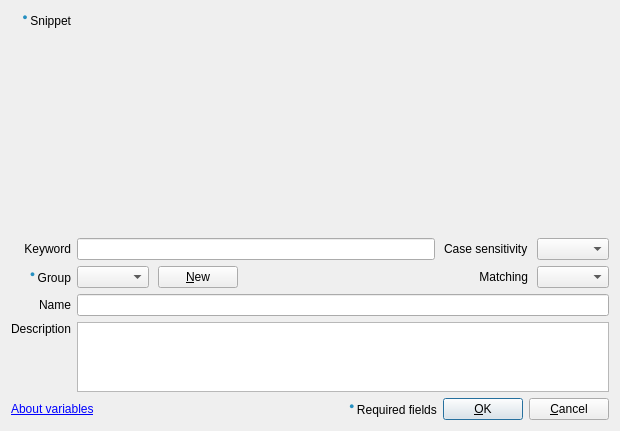
<?xml version="1.0" encoding="UTF-8"?>
<ui version="4.0">
 <class>ComboDialog</class>
 <widget class="QDialog" name="ComboDialog">
  <property name="geometry">
   <rect>
    <x>0</x>
    <y>0</y>
    <width>620</width>
    <height>431</height>
   </rect>
  </property>
  <property name="windowTitle">
   <string notr="true">#Dialog</string>
  </property>
  <layout class="QVBoxLayout" name="verticalLayout" stretch="1,0">
   <item>
    <layout class="QGridLayout" name="gridLayout" rowstretch="4,0,0,0,1">
     <item row="1" column="1">
      <layout class="QHBoxLayout" name="horizontalLayout_3" stretch="1,0,0">
       <property name="spacing">
        <number>9</number>
       </property>
       <item>
        <widget class="QLineEdit" name="editKeyword"/>
       </item>
       <item>
        <widget class="QLabel" name="labelCaseSensitivity">
         <property name="text">
          <string>Case sensitivity</string>
         </property>
        </widget>
       </item>
       <item>
        <widget class="QComboBox" name="comboCaseSensitivity"/>
       </item>
      </layout>
     </item>
     <item row="3" column="0">
      <widget class="QLabel" name="labelName">
       <property name="text">
        <string>&lt;html&gt;&lt;head/&gt;&lt;body&gt;&lt;p align=&quot;right&quot;&gt;Name&lt;/p&gt;&lt;/body&gt;&lt;/html&gt;</string>
       </property>
      </widget>
     </item>
     <item row="0" column="1">
      <widget class="ComboEditor" name="comboEditor" native="true">
       <property name="focusPolicy">
        <enum>Qt::StrongFocus</enum>
       </property>
      </widget>
     </item>
     <item row="4" column="0">
      <widget class="QLabel" name="labelName_2">
       <property name="text">
        <string>&lt;html&gt;&lt;head/&gt;&lt;body&gt;&lt;p align=&quot;right&quot;&gt;Description&lt;/p&gt;&lt;/body&gt;&lt;/html&gt;</string>
       </property>
       <property name="alignment">
        <set>Qt::AlignLeading|Qt::AlignLeft|Qt::AlignTop</set>
       </property>
      </widget>
     </item>
     <item row="2" column="0">
      <widget class="QLabel" name="labelGroup">
       <property name="text">
        <string>&lt;html&gt;&lt;head/&gt;&lt;body&gt;&lt;p&gt;&lt;span style=&quot; font-size:11pt; color:#258fc0; vertical-align:super;&quot;&gt;● &lt;/span&gt;Group&lt;/p&gt;&lt;/body&gt;&lt;/html&gt;</string>
       </property>
       <property name="alignment">
        <set>Qt::AlignRight|Qt::AlignTrailing|Qt::AlignVCenter</set>
       </property>
      </widget>
     </item>
     <item row="2" column="1">
      <layout class="QHBoxLayout" name="horizontalLayout">
       <property name="spacing">
        <number>9</number>
       </property>
       <item>
        <widget class="GroupComboBox" name="comboGroup">
         <property name="sizeAdjustPolicy">
          <enum>QComboBox::AdjustToContents</enum>
         </property>
        </widget>
       </item>
       <item>
        <widget class="QPushButton" name="buttonNewGroup">
         <property name="text">
          <string>&amp;New</string>
         </property>
        </widget>
       </item>
       <item>
        <spacer name="horizontalSpacer_2">
         <property name="orientation">
          <enum>Qt::Horizontal</enum>
         </property>
         <property name="sizeHint" stdset="0">
          <size>
           <width>40</width>
           <height>20</height>
          </size>
         </property>
        </spacer>
       </item>
       <item>
        <widget class="QLabel" name="labelMatching">
         <property name="text">
          <string>Matching</string>
         </property>
         <property name="alignment">
          <set>Qt::AlignRight|Qt::AlignTrailing|Qt::AlignVCenter</set>
         </property>
        </widget>
       </item>
       <item>
        <widget class="QComboBox" name="comboMatching">
         <property name="sizeAdjustPolicy">
          <enum>QComboBox::AdjustToContents</enum>
         </property>
        </widget>
       </item>
      </layout>
     </item>
     <item row="4" column="1">
      <widget class="QPlainTextEdit" name="editDescription">
       <property name="tabChangesFocus">
        <bool>true</bool>
       </property>
      </widget>
     </item>
     <item row="3" column="1">
      <widget class="QLineEdit" name="editName"/>
     </item>
     <item row="0" column="0">
      <widget class="QLabel" name="labelSnippet">
       <property name="text">
        <string>&lt;html&gt;&lt;head/&gt;&lt;body&gt;&lt;p align=&quot;right&quot;&gt;&lt;span style=&quot; font-size:11pt; color:#258fc0; vertical-align:super;&quot;&gt;● &lt;/span&gt;Snippet&lt;/p&gt;&lt;/body&gt;&lt;/html&gt;</string>
       </property>
       <property name="alignment">
        <set>Qt::AlignRight|Qt::AlignTop|Qt::AlignTrailing</set>
       </property>
      </widget>
     </item>
     <item row="1" column="0">
      <widget class="QLabel" name="labelKeyword">
       <property name="text">
        <string>&lt;html&gt;&lt;head/&gt;&lt;body&gt;&lt;p align=&quot;right&quot;&gt;Keyword&lt;/p&gt;&lt;/body&gt;&lt;/html&gt;</string>
       </property>
      </widget>
     </item>
    </layout>
   </item>
   <item>
    <layout class="QHBoxLayout" name="spacer_2">
     <property name="spacing">
      <number>6</number>
     </property>
     <property name="leftMargin">
      <number>0</number>
     </property>
     <property name="topMargin">
      <number>0</number>
     </property>
     <property name="rightMargin">
      <number>0</number>
     </property>
     <property name="bottomMargin">
      <number>0</number>
     </property>
     <item>
      <widget class="QLabel" name="labelVariables">
       <property name="text">
        <string notr="true">&lt;html&gt;&lt;head/&gt;&lt;body&gt;&lt;p&gt;&lt;a href=&quot;https://github.com/jubalslone/lean-beeftext#variables&quot;&gt;About variables&lt;/a&gt;&lt;/p&gt;&lt;/body&gt;&lt;/html&gt;</string>
       </property>
       <property name="openExternalLinks">
        <bool>true</bool>
       </property>
      </widget>
     </item>
     <item>
      <spacer name="spacer">
       <property name="orientation">
        <enum>Qt::Horizontal</enum>
       </property>
       <property name="sizeHint" stdset="0">
        <size>
         <width>131</width>
         <height>5</height>
        </size>
       </property>
      </spacer>
     </item>
     <item>
      <widget class="QLabel" name="labelRequiredFields">
       <property name="text">
        <string>&lt;html&gt;&lt;head/&gt;&lt;body&gt;&lt;p&gt;&lt;span style=&quot; font-size:11pt; color:#258fc0; vertical-align:super;&quot;&gt;● &lt;/span&gt;Required fields&lt;/p&gt;&lt;/body&gt;&lt;/html&gt;</string>
       </property>
      </widget>
     </item>
     <item>
      <widget class="QPushButton" name="buttonOk">
       <property name="text">
        <string>&amp;OK</string>
       </property>
       <property name="default">
        <bool>true</bool>
       </property>
      </widget>
     </item>
     <item>
      <widget class="QPushButton" name="buttonCancel">
       <property name="text">
        <string>&amp;Cancel</string>
       </property>
      </widget>
     </item>
    </layout>
   </item>
  </layout>
 </widget>
 <customwidgets>
  <customwidget>
   <class>GroupComboBox</class>
   <extends>QComboBox</extends>
   <header>Group/GroupComboBox.h</header>
  </customwidget>
  <customwidget>
   <class>ComboEditor</class>
   <extends>QWidget</extends>
   <header>Combo/ComboEditor.h</header>
   <container>1</container>
  </customwidget>
 </customwidgets>
 <tabstops>
  <tabstop>comboEditor</tabstop>
  <tabstop>editKeyword</tabstop>
  <tabstop>comboCaseSensitivity</tabstop>
  <tabstop>comboGroup</tabstop>
  <tabstop>buttonNewGroup</tabstop>
  <tabstop>comboMatching</tabstop>
  <tabstop>editName</tabstop>
  <tabstop>editDescription</tabstop>
  <tabstop>buttonOk</tabstop>
  <tabstop>buttonCancel</tabstop>
 </tabstops>
 <resources/>
 <connections/>
</ui>
